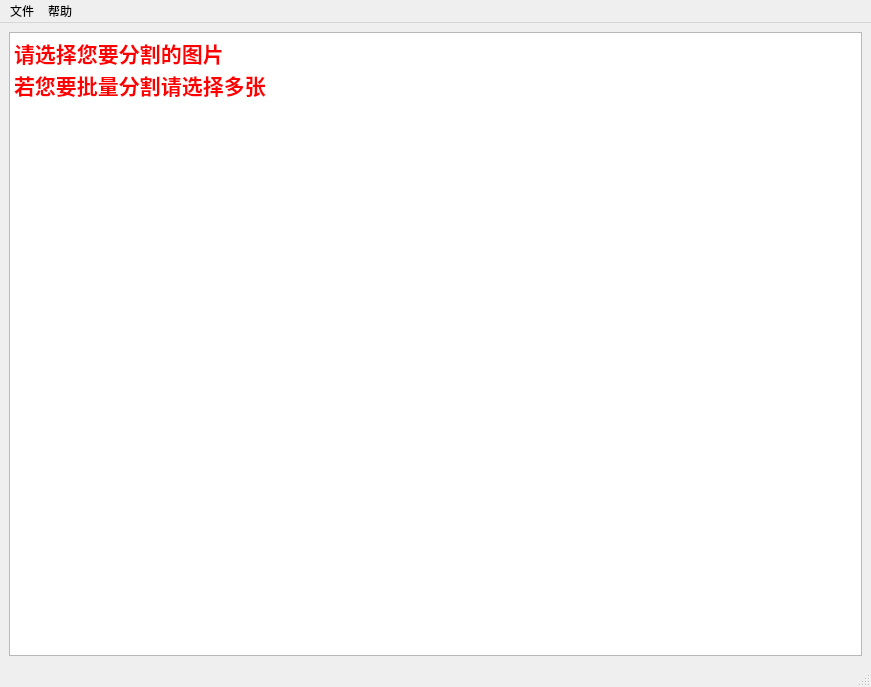
<?xml version="1.0" encoding="UTF-8"?>
<ui version="4.0">
 <class>MainWindow</class>
 <widget class="QMainWindow" name="MainWindow">
  <property name="geometry">
   <rect>
    <x>0</x>
    <y>0</y>
    <width>871</width>
    <height>687</height>
   </rect>
  </property>
  <property name="windowTitle">
   <string>MainWindow</string>
  </property>
  <widget class="QWidget" name="centralwidget">
   <layout class="QGridLayout" name="gridLayout">
    <item row="0" column="0">
     <widget class="QTextBrowser" name="textBrowser">
      <property name="html">
       <string>&lt;!DOCTYPE HTML PUBLIC &quot;-//W3C//DTD HTML 4.0//EN&quot; &quot;http://www.w3.org/TR/REC-html40/strict.dtd&quot;&gt;
&lt;html&gt;&lt;head&gt;&lt;meta name=&quot;qrichtext&quot; content=&quot;1&quot; /&gt;&lt;style type=&quot;text/css&quot;&gt;
p, li { white-space: pre-wrap; }
&lt;/style&gt;&lt;/head&gt;&lt;body style=&quot; font-family:'SimSun'; font-size:9pt; font-weight:400; font-style:normal;&quot;&gt;
&lt;p style=&quot; margin-top:0px; margin-bottom:0px; margin-left:0px; margin-right:0px; -qt-block-indent:0; text-indent:0px;&quot;&gt;&lt;span style=&quot; font-size:16pt; font-weight:600; color:#ff0000;&quot;&gt;请选择您要分割的图片&lt;/span&gt;&lt;/p&gt;
&lt;p style=&quot; margin-top:0px; margin-bottom:0px; margin-left:0px; margin-right:0px; -qt-block-indent:0; text-indent:0px;&quot;&gt;&lt;span style=&quot; font-size:16pt; font-weight:600; color:#ff0000;&quot;&gt;若您要批量分割请选择多张&lt;/span&gt;&lt;/p&gt;
&lt;p style=&quot;-qt-paragraph-type:empty; margin-top:0px; margin-bottom:0px; margin-left:0px; margin-right:0px; -qt-block-indent:0; text-indent:0px; font-size:16pt; font-weight:600; color:#ff0000;&quot;&gt;&lt;br /&gt;&lt;/p&gt;&lt;/body&gt;&lt;/html&gt;</string>
      </property>
     </widget>
    </item>
   </layout>
  </widget>
  <widget class="QMenuBar" name="menubar">
   <property name="geometry">
    <rect>
     <x>0</x>
     <y>0</y>
     <width>871</width>
     <height>25</height>
    </rect>
   </property>
   <widget class="QMenu" name="menu">
    <property name="title">
     <string>文件</string>
    </property>
    <addaction name="actiondakai"/>
    <addaction name="actionbaocun"/>
   </widget>
   <widget class="QMenu" name="menu_3">
    <property name="title">
     <string>帮助</string>
    </property>
    <addaction name="actionshiyong"/>
   </widget>
   <addaction name="menu"/>
   <addaction name="menu_3"/>
  </widget>
  <widget class="QStatusBar" name="statusbar"/>
  <action name="actiondakai">
   <property name="text">
    <string>打开</string>
   </property>
  </action>
  <action name="actionbaocun">
   <property name="text">
    <string>保存</string>
   </property>
   <property name="shortcut">
    <string>Ctrl+S</string>
   </property>
  </action>
  <action name="actionotsu">
   <property name="text">
    <string>otsu</string>
   </property>
  </action>
  <action name="actionzishiying">
   <property name="text">
    <string>自适应分割</string>
   </property>
  </action>
  <action name="actionjiandanyuzhi">
   <property name="text">
    <string>简单阈值</string>
   </property>
  </action>
  <action name="actionGrabcut">
   <property name="text">
    <string>Grabcut</string>
   </property>
  </action>
  <action name="actionshiyong">
   <property name="text">
    <string>使用</string>
   </property>
  </action>
 </widget>
 <resources/>
 <connections/>
</ui>
